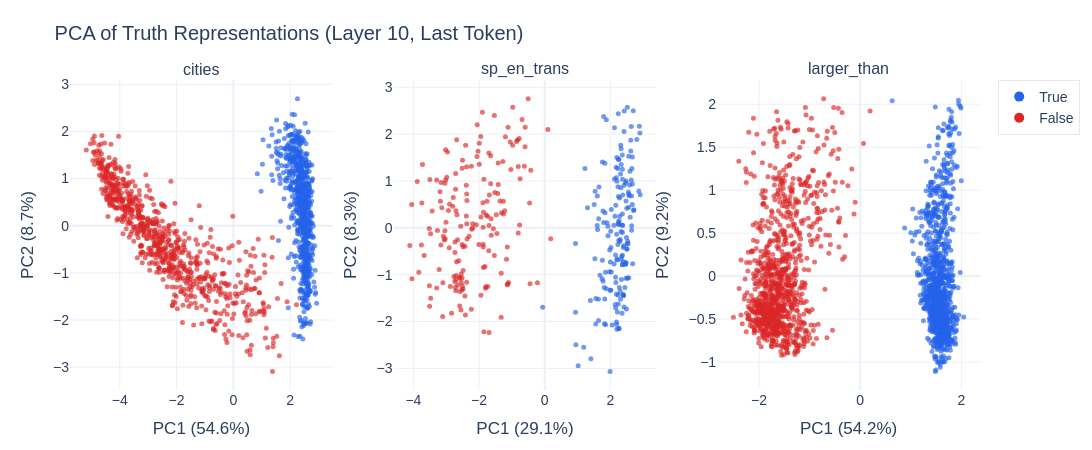

This figure's notebook cell:
### Code cell
fig = make_subplots(rows=1, cols=3, subplot_titles=DATASET_NAMES)

for i, name in enumerate(DATASET_NAMES):
    acts = activations[name]
    labs = labels_dict[name]
    pcs = get_pca_components(acts, k=2)
    X_centered = acts - acts.mean(dim=0)
    projected = (X_centered @ pcs).numpy()

    # Compute variance explained
    total_var = X_centered.var(dim=0).sum().item()
    pc_var = t.tensor(projected).var(dim=0)
    pct_explained = (pc_var / total_var * 100).tolist()

    colors = [PLOT_COLORS["true"] if l == 1 else PLOT_COLORS["false"] for l in labs.tolist()]
    fig.add_trace(
        go.Scatter(
            x=projected[:, 0],
            y=projected[:, 1],
            mode="markers",
            marker=dict(color=colors, size=5, opacity=0.65),
            name=name,
            showlegend=False,
        ),
        row=1,
        col=i + 1,
    )
    fig.update_xaxes(title_text=f"PC1 ({pct_explained[0]:.1f}%)", row=1, col=i + 1)
    fig.update_yaxes(title_text=f"PC2 ({pct_explained[1]:.1f}%)", row=1, col=i + 1)

# Add a legend manually
fig.add_trace(go.Scatter(x=[None], y=[None], mode="markers", marker=dict(color=PLOT_COLORS["true"], size=10), name="True"))
fig.add_trace(go.Scatter(x=[None], y=[None], mode="markers", marker=dict(color=PLOT_COLORS["false"], size=10), name="False"))

fig.update_layout(
    **PLOT_BASE,
    title="PCA of Truth Representations (Layer 10, Last Token)",
    height=450,
    width=1200,
)
fig.show()

### Figure 1 — Plotly figure (JSON) as saved in the notebook; plotly's stock layout.template omitted (floating-point values rounded to 4 significant figures; data arrays with more than 128 entries replaced by an {"elided": "..."} marker saying what was removed)
{"data": [{"marker": {"color": {"elided": "1496 str values"}, "opacity": 0.65, "size": 5}, "mode": "markers", "name": "cities", "showlegend": false, "type": "scatter", "x": {"elided": "1496 float values"}, "xaxis": "x", "y": {"elided": "1496 float values"}, "yaxis": "y"}, {"marker": {"color": {"elided": "354 str values"}, "opacity": 0.65, "size": 5}, "mode": "markers", "name": "sp_en_trans", "showlegend": false, "type": "scatter", "x": {"elided": "354 float values"}, "xaxis": "x2", "y": {"elided": "354 float values"}, "yaxis": "y2"}, {"marker": {"color": {"elided": "1980 str values"}, "opacity": 0.65, "size": 5}, "mode": "markers", "name": "larger_than", "showlegend": false, "type": "scatter", "x": {"elided": "1980 float values"}, "xaxis": "x3", "y": {"elided": "1980 float values"}, "yaxis": "y3"}, {"marker": {"color": "#2563EB", "size": 10}, "mode": "markers", "name": "True", "type": "scatter", "x": [null], "y": [null]}, {"marker": {"color": "#DC2626", "size": 10}, "mode": "markers", "name": "False", "type": "scatter", "x": [null], "y": [null]}], "layout": {"annotations": [{"font": {"size": 16}, "showarrow": false, "text": "cities", "x": 0.1444, "xanchor": "center", "xref": "paper", "y": 1, "yanchor": "bottom", "yref": "paper"}, {"font": {"size": 16}, "showarrow": false, "text": "sp_en_trans", "x": 0.5, "xanchor": "center", "xref": "paper", "y": 1, "yanchor": "bottom", "yref": "paper"}, {"font": {"size": 16}, "showarrow": false, "text": "larger_than", "x": 0.8556, "xanchor": "center", "xref": "paper", "y": 1, "yanchor": "bottom", "yref": "paper"}], "font": {"family": "Arial, sans-serif", "size": 14}, "height": 450, "legend": {"bgcolor": "rgba(255,255,255,0.8)", "bordercolor": "#E5E7EB", "borderwidth": 1}, "margin": {"b": 60, "l": 70, "r": 40, "t": 80}, "title": {"text": "PCA of Truth Representations (Layer 10, Last Token)"}, "width": 1200, "xaxis": {"anchor": "y", "domain": [0, 0.2889], "title": {"text": "PC1 (54.6%)"}}, "xaxis2": {"anchor": "y2", "domain": [0.3556, 0.6444], "title": {"text": "PC1 (29.1%)"}}, "xaxis3": {"anchor": "y3", "domain": [0.7111, 1], "title": {"text": "PC1 (54.2%)"}}, "yaxis": {"anchor": "x", "domain": [0, 1], "title": {"text": "PC2 (8.7%)"}}, "yaxis2": {"anchor": "x2", "domain": [0, 1], "title": {"text": "PC2 (8.3%)"}}, "yaxis3": {"anchor": "x3", "domain": [0, 1], "title": {"text": "PC2 (9.2%)"}}}}
